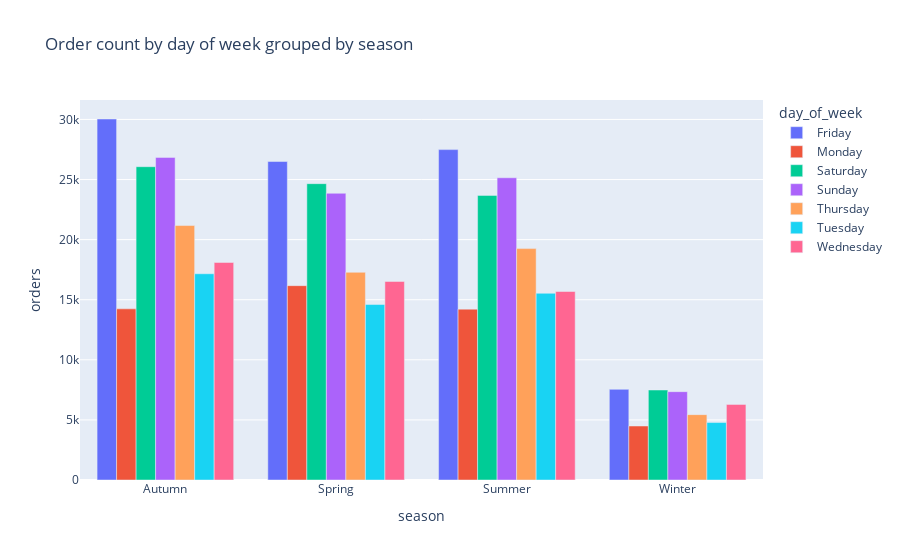

Write notebook code for a chart like this one.
### Markdown cell above
Here we look at the order count by the day of the week and group by the season.

### Code cell
# plot day of the week grouped by season in a grouped bar chart plotly 

grouped = eda_train.groupby(['day_of_week', 'season'])['orders'].sum().reset_index()

fig = px.bar(grouped, x='season', y='orders', color='day_of_week', title='Order count by day of week grouped by season', barmode='group')
fig.show()

### Figure 1 — Plotly figure (JSON) as saved in the notebook; plotly's stock layout.template omitted (floating-point values rounded to 4 significant figures)
{"data": [{"alignmentgroup": "True", "hovertemplate": "day_of_week=Friday<br>season=%{x}<br>orders=%{y}<extra></extra>", "legendgroup": "Friday", "marker": {"color": "#636efa", "pattern": {"shape": ""}}, "name": "Friday", "offsetgroup": "Friday", "orientation": "v", "showlegend": true, "textposition": "auto", "type": "bar", "x": ["Autumn", "Spring", "Summer", "Winter"], "xaxis": "x", "y": [30037, 26498, 27489, 7543], "yaxis": "y"}, {"alignmentgroup": "True", "hovertemplate": "day_of_week=Monday<br>season=%{x}<br>orders=%{y}<extra></extra>", "legendgroup": "Monday", "marker": {"color": "#EF553B", "pattern": {"shape": ""}}, "name": "Monday", "offsetgroup": "Monday", "orientation": "v", "showlegend": true, "textposition": "auto", "type": "bar", "x": ["Autumn", "Spring", "Summer", "Winter"], "xaxis": "x", "y": [14241, 16169, 14217, 4493], "yaxis": "y"}, {"alignmentgroup": "True", "hovertemplate": "day_of_week=Saturday<br>season=%{x}<br>orders=%{y}<extra></extra>", "legendgroup": "Saturday", "marker": {"color": "#00cc96", "pattern": {"shape": ""}}, "name": "Saturday", "offsetgroup": "Saturday", "orientation": "v", "showlegend": true, "textposition": "auto", "type": "bar", "x": ["Autumn", "Spring", "Summer", "Winter"], "xaxis": "x", "y": [26068, 24657, 23682, 7488], "yaxis": "y"}, {"alignmentgroup": "True", "hovertemplate": "day_of_week=Sunday<br>season=%{x}<br>orders=%{y}<extra></extra>", "legendgroup": "Sunday", "marker": {"color": "#ab63fa", "pattern": {"shape": ""}}, "name": "Sunday", "offsetgroup": "Sunday", "orientation": "v", "showlegend": true, "textposition": "auto", "type": "bar", "x": ["Autumn", "Spring", "Summer", "Winter"], "xaxis": "x", "y": [26844, 23857, 25149, 7350], "yaxis": "y"}, {"alignmentgroup": "True", "hovertemplate": "day_of_week=Thursday<br>season=%{x}<br>orders=%{y}<extra></extra>", "legendgroup": "Thursday", "marker": {"color": "#FFA15A", "pattern": {"shape": ""}}, "name": "Thursday", "offsetgroup": "Thursday", "orientation": "v", "showlegend": true, "textposition": "auto", "type": "bar", "x": ["Autumn", "Spring", "Summer", "Winter"], "xaxis": "x", "y": [21172, 17281, 19254, 5439], "yaxis": "y"}, {"alignmentgroup": "True", "hovertemplate": "day_of_week=Tuesday<br>season=%{x}<br>orders=%{y}<extra></extra>", "legendgroup": "Tuesday", "marker": {"color": "#19d3f3", "pattern": {"shape": ""}}, "name": "Tuesday", "offsetgroup": "Tuesday", "orientation": "v", "showlegend": true, "textposition": "auto", "type": "bar", "x": ["Autumn", "Spring", "Summer", "Winter"], "xaxis": "x", "y": [17160, 14601, 15535, 4781], "yaxis": "y"}, {"alignmentgroup": "True", "hovertemplate": "day_of_week=Wednesday<br>season=%{x}<br>orders=%{y}<extra></extra>", "legendgroup": "Wednesday", "marker": {"color": "#FF6692", "pattern": {"shape": ""}}, "name": "Wednesday", "offsetgroup": "Wednesday", "orientation": "v", "showlegend": true, "textposition": "auto", "type": "bar", "x": ["Autumn", "Spring", "Summer", "Winter"], "xaxis": "x", "y": [18101, 16520, 15683, 6292], "yaxis": "y"}], "layout": {"barmode": "group", "legend": {"title": {"text": "day_of_week"}, "tracegroupgap": 0}, "title": {"text": "Order count by day of week grouped by season"}, "xaxis": {"anchor": "y", "domain": [0, 1], "title": {"text": "season"}}, "yaxis": {"anchor": "x", "domain": [0, 1], "title": {"text": "orders"}}}}
